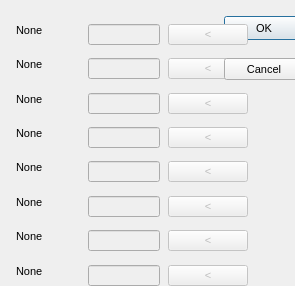
<?xml version="1.0"?>
<ui version="4.0">
  <class>ScriptParmDialog</class>
  <widget class="QDialog" name="IDD_SCRIPTPARMS">
    <property name="geometry">
      <rect>
        <x>0</x>
        <y>0</y>
        <width>295</width>
        <height>286</height>
      </rect>
    </property>
    <property name="windowTitle">
      <string>Parameters</string>
    </property>
    <property name="font">
      <font>
        <family>Liberation Sans</family>
        <pointsize>8</pointsize>
        <bold>false</bold>
        <italic>false</italic>
      </font>
    </property>
    <property name="enabled">
      <bool>true</bool>
    </property>
    <property name="windowFlags">
      <set>Qt::Dialog|Qt::WindowCloseButtonHint</set>
    </property>
    <property name="minimumSize">
      <size>
        <width>295</width>
        <height>286</height>
      </size>
    </property>
    <property name="maximumSize">
      <size>
        <width>295</width>
        <height>286</height>
      </size>
    </property>
    <widget class="QPushButton" name="IDOK">
      <property name="geometry">
        <rect>
          <x>224</x>
          <y>16</y>
          <width>80</width>
          <height>24</height>
        </rect>
      </property>
      <property name="text">
        <string>OK</string>
      </property>
      <property name="visible">
        <bool>true</bool>
      </property>
      <property name="enabled">
        <bool>true</bool>
      </property>
      <property name="default">
        <bool>true</bool>
      </property>
      <property name="autoDefault">
        <bool>true</bool>
      </property>
    </widget>
    <widget class="QLabel" name="IDC_PARM1">
      <property name="geometry">
        <rect>
          <x>16</x>
          <y>24</y>
          <width>72</width>
          <height>16</height>
        </rect>
      </property>
      <property name="text">
        <string>None</string>
      </property>
      <property name="visible">
        <bool>true</bool>
      </property>
      <property name="enabled">
        <bool>true</bool>
      </property>
      <property name="alignment">
        <set>Qt::AlignLeft</set>
      </property>
    </widget>
    <widget class="QLineEdit" name="IDC_PARMEDIT1">
      <property name="geometry">
        <rect>
          <x>88</x>
          <y>24</y>
          <width>72</width>
          <height>21</height>
        </rect>
      </property>
      <property name="visible">
        <bool>true</bool>
      </property>
      <property name="enabled">
        <bool>false</bool>
      </property>
    </widget>
    <widget class="QPushButton" name="IDC_PARAMLIST">
      <property name="geometry">
        <rect>
          <x>168</x>
          <y>24</y>
          <width>80</width>
          <height>21</height>
        </rect>
      </property>
      <property name="text">
        <string>&lt;</string>
      </property>
      <property name="visible">
        <bool>true</bool>
      </property>
      <property name="enabled">
        <bool>false</bool>
      </property>
      <property name="default">
        <bool>false</bool>
      </property>
      <property name="autoDefault">
        <bool>false</bool>
      </property>
    </widget>
    <widget class="QLabel" name="IDC_PARM2">
      <property name="geometry">
        <rect>
          <x>16</x>
          <y>58</y>
          <width>72</width>
          <height>16</height>
        </rect>
      </property>
      <property name="text">
        <string>None</string>
      </property>
      <property name="visible">
        <bool>true</bool>
      </property>
      <property name="enabled">
        <bool>true</bool>
      </property>
      <property name="alignment">
        <set>Qt::AlignLeft</set>
      </property>
    </widget>
    <widget class="QLineEdit" name="IDC_PARMEDIT2">
      <property name="geometry">
        <rect>
          <x>88</x>
          <y>58</y>
          <width>72</width>
          <height>21</height>
        </rect>
      </property>
      <property name="visible">
        <bool>true</bool>
      </property>
      <property name="enabled">
        <bool>false</bool>
      </property>
    </widget>
    <widget class="QPushButton" name="IDC_PARAMLIST2">
      <property name="geometry">
        <rect>
          <x>168</x>
          <y>58</y>
          <width>80</width>
          <height>21</height>
        </rect>
      </property>
      <property name="text">
        <string>&lt;</string>
      </property>
      <property name="visible">
        <bool>true</bool>
      </property>
      <property name="enabled">
        <bool>false</bool>
      </property>
      <property name="default">
        <bool>false</bool>
      </property>
      <property name="autoDefault">
        <bool>false</bool>
      </property>
    </widget>
    <widget class="QPushButton" name="IDCANCEL">
      <property name="geometry">
        <rect>
          <x>224</x>
          <y>58</y>
          <width>80</width>
          <height>22</height>
        </rect>
      </property>
      <property name="text">
        <string>Cancel</string>
      </property>
      <property name="visible">
        <bool>true</bool>
      </property>
      <property name="enabled">
        <bool>true</bool>
      </property>
      <property name="default">
        <bool>false</bool>
      </property>
      <property name="autoDefault">
        <bool>false</bool>
      </property>
    </widget>
    <widget class="QLabel" name="IDC_PARM3">
      <property name="geometry">
        <rect>
          <x>16</x>
          <y>93</y>
          <width>72</width>
          <height>16</height>
        </rect>
      </property>
      <property name="text">
        <string>None</string>
      </property>
      <property name="visible">
        <bool>true</bool>
      </property>
      <property name="enabled">
        <bool>true</bool>
      </property>
      <property name="alignment">
        <set>Qt::AlignLeft</set>
      </property>
    </widget>
    <widget class="QLineEdit" name="IDC_PARMEDIT3">
      <property name="geometry">
        <rect>
          <x>88</x>
          <y>93</y>
          <width>72</width>
          <height>21</height>
        </rect>
      </property>
      <property name="visible">
        <bool>true</bool>
      </property>
      <property name="enabled">
        <bool>false</bool>
      </property>
    </widget>
    <widget class="QPushButton" name="IDC_PARAMLIST3">
      <property name="geometry">
        <rect>
          <x>168</x>
          <y>93</y>
          <width>80</width>
          <height>21</height>
        </rect>
      </property>
      <property name="text">
        <string>&lt;</string>
      </property>
      <property name="visible">
        <bool>true</bool>
      </property>
      <property name="enabled">
        <bool>false</bool>
      </property>
      <property name="default">
        <bool>false</bool>
      </property>
      <property name="autoDefault">
        <bool>false</bool>
      </property>
    </widget>
    <widget class="QLabel" name="IDC_PARM4">
      <property name="geometry">
        <rect>
          <x>16</x>
          <y>127</y>
          <width>72</width>
          <height>16</height>
        </rect>
      </property>
      <property name="text">
        <string>None</string>
      </property>
      <property name="visible">
        <bool>true</bool>
      </property>
      <property name="enabled">
        <bool>true</bool>
      </property>
      <property name="alignment">
        <set>Qt::AlignLeft</set>
      </property>
    </widget>
    <widget class="QLineEdit" name="IDC_PARMEDIT4">
      <property name="geometry">
        <rect>
          <x>88</x>
          <y>127</y>
          <width>72</width>
          <height>21</height>
        </rect>
      </property>
      <property name="visible">
        <bool>true</bool>
      </property>
      <property name="enabled">
        <bool>false</bool>
      </property>
    </widget>
    <widget class="QPushButton" name="IDC_PARAMLIST4">
      <property name="geometry">
        <rect>
          <x>168</x>
          <y>127</y>
          <width>80</width>
          <height>21</height>
        </rect>
      </property>
      <property name="text">
        <string>&lt;</string>
      </property>
      <property name="visible">
        <bool>true</bool>
      </property>
      <property name="enabled">
        <bool>false</bool>
      </property>
      <property name="default">
        <bool>false</bool>
      </property>
      <property name="autoDefault">
        <bool>false</bool>
      </property>
    </widget>
    <widget class="QLabel" name="IDC_PARM5">
      <property name="geometry">
        <rect>
          <x>16</x>
          <y>161</y>
          <width>72</width>
          <height>16</height>
        </rect>
      </property>
      <property name="text">
        <string>None</string>
      </property>
      <property name="visible">
        <bool>true</bool>
      </property>
      <property name="enabled">
        <bool>true</bool>
      </property>
      <property name="alignment">
        <set>Qt::AlignLeft</set>
      </property>
    </widget>
    <widget class="QLineEdit" name="IDC_PARMEDIT5">
      <property name="geometry">
        <rect>
          <x>88</x>
          <y>161</y>
          <width>72</width>
          <height>21</height>
        </rect>
      </property>
      <property name="visible">
        <bool>true</bool>
      </property>
      <property name="enabled">
        <bool>false</bool>
      </property>
    </widget>
    <widget class="QPushButton" name="IDC_PARAMLIST5">
      <property name="geometry">
        <rect>
          <x>168</x>
          <y>161</y>
          <width>80</width>
          <height>21</height>
        </rect>
      </property>
      <property name="text">
        <string>&lt;</string>
      </property>
      <property name="visible">
        <bool>true</bool>
      </property>
      <property name="enabled">
        <bool>false</bool>
      </property>
      <property name="default">
        <bool>false</bool>
      </property>
      <property name="autoDefault">
        <bool>false</bool>
      </property>
    </widget>
    <widget class="QLabel" name="IDC_PARM6">
      <property name="geometry">
        <rect>
          <x>16</x>
          <y>196</y>
          <width>72</width>
          <height>16</height>
        </rect>
      </property>
      <property name="text">
        <string>None</string>
      </property>
      <property name="visible">
        <bool>true</bool>
      </property>
      <property name="enabled">
        <bool>true</bool>
      </property>
      <property name="alignment">
        <set>Qt::AlignLeft</set>
      </property>
    </widget>
    <widget class="QLineEdit" name="IDC_PARMEDIT6">
      <property name="geometry">
        <rect>
          <x>88</x>
          <y>196</y>
          <width>72</width>
          <height>21</height>
        </rect>
      </property>
      <property name="visible">
        <bool>true</bool>
      </property>
      <property name="enabled">
        <bool>false</bool>
      </property>
    </widget>
    <widget class="QPushButton" name="IDC_PARAMLIST6">
      <property name="geometry">
        <rect>
          <x>168</x>
          <y>196</y>
          <width>80</width>
          <height>21</height>
        </rect>
      </property>
      <property name="text">
        <string>&lt;</string>
      </property>
      <property name="visible">
        <bool>true</bool>
      </property>
      <property name="enabled">
        <bool>false</bool>
      </property>
      <property name="default">
        <bool>false</bool>
      </property>
      <property name="autoDefault">
        <bool>false</bool>
      </property>
    </widget>
    <widget class="QLabel" name="IDC_PARM7">
      <property name="geometry">
        <rect>
          <x>16</x>
          <y>230</y>
          <width>72</width>
          <height>16</height>
        </rect>
      </property>
      <property name="text">
        <string>None</string>
      </property>
      <property name="visible">
        <bool>true</bool>
      </property>
      <property name="enabled">
        <bool>true</bool>
      </property>
      <property name="alignment">
        <set>Qt::AlignLeft</set>
      </property>
    </widget>
    <widget class="QLineEdit" name="IDC_PARMEDIT7">
      <property name="geometry">
        <rect>
          <x>88</x>
          <y>230</y>
          <width>72</width>
          <height>21</height>
        </rect>
      </property>
      <property name="visible">
        <bool>true</bool>
      </property>
      <property name="enabled">
        <bool>false</bool>
      </property>
    </widget>
    <widget class="QPushButton" name="IDC_PARAMLIST7">
      <property name="geometry">
        <rect>
          <x>168</x>
          <y>230</y>
          <width>80</width>
          <height>21</height>
        </rect>
      </property>
      <property name="text">
        <string>&lt;</string>
      </property>
      <property name="visible">
        <bool>true</bool>
      </property>
      <property name="enabled">
        <bool>false</bool>
      </property>
      <property name="default">
        <bool>false</bool>
      </property>
      <property name="autoDefault">
        <bool>false</bool>
      </property>
    </widget>
    <widget class="QLabel" name="IDC_PARM8">
      <property name="geometry">
        <rect>
          <x>16</x>
          <y>265</y>
          <width>72</width>
          <height>16</height>
        </rect>
      </property>
      <property name="text">
        <string>None</string>
      </property>
      <property name="visible">
        <bool>true</bool>
      </property>
      <property name="enabled">
        <bool>true</bool>
      </property>
      <property name="alignment">
        <set>Qt::AlignLeft</set>
      </property>
    </widget>
    <widget class="QLineEdit" name="IDC_PARMEDIT8">
      <property name="geometry">
        <rect>
          <x>88</x>
          <y>265</y>
          <width>72</width>
          <height>21</height>
        </rect>
      </property>
      <property name="visible">
        <bool>true</bool>
      </property>
      <property name="enabled">
        <bool>false</bool>
      </property>
    </widget>
    <widget class="QPushButton" name="IDC_PARAMLIST8">
      <property name="geometry">
        <rect>
          <x>168</x>
          <y>265</y>
          <width>80</width>
          <height>21</height>
        </rect>
      </property>
      <property name="text">
        <string>&lt;</string>
      </property>
      <property name="visible">
        <bool>true</bool>
      </property>
      <property name="enabled">
        <bool>false</bool>
      </property>
      <property name="default">
        <bool>false</bool>
      </property>
      <property name="autoDefault">
        <bool>false</bool>
      </property>
    </widget>
  </widget>
</ui>
